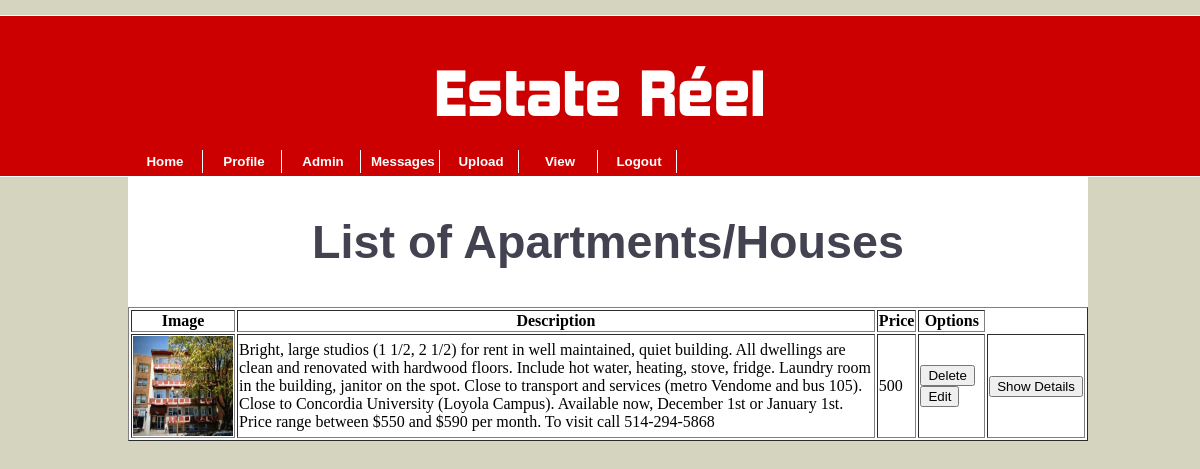
/displayApartments.php (signed in), run on the app's committed database.
### tables this page shows
CREATE TABLE IF NOT EXISTS `apartment_images` (
`image_id` int(5) NOT NULL,
  `dwelling_Id` int(6) NOT NULL,
  `file_name` varchar(200) NOT NULL,
  `file_size` varchar(200) NOT NULL,
  `file_type` varchar(200) NOT NULL
);

CREATE TABLE IF NOT EXISTS `dwellings` (
`dwelling_Id` int(6) NOT NULL,
  `address_id` int(4) NOT NULL,
  `user_id` int(6) NOT NULL,
  `type` varchar(255) DEFAULT NULL,
  `description` varchar(1000) DEFAULT NULL,
  `no_of_rooms` int(11) DEFAULT NULL,
  `no_of_bathrooms` int(11) DEFAULT NULL,
  `no_of_living_rooms` int(11) DEFAULT NULL,
  `price` int(11) DEFAULT NULL,
  `rangeType` varchar(50) DEFAULT NULL
);

### classes/databaseClass.php (called while the page is built, shortened)
<?php
	class Database{
		public $connection;
		public function createConnection(){
			$servername = "localhost";
			$username = "root";
			$password = "";
			$db = "PHP_database";
			$this->connection = new mysqli($servername, $username, $password, $db);
			$this->connection->set_charset("utf8");
			return $this->connection;
		}
		public function getResultSetAsArray($query){
			$rs = mysqli_query($this->createConnection(), $query) or die($this->connection->error);
			if($rs->num_rows > 0){
				$index = 0;
				while($row = $rs->fetch_assoc()){
					foreach ($row as $key => $value) {
						$arrayAsResult[$index][$key] = $value;
					}
					$index++;
				}
				return $arrayAsResult;
			}
			return null;
		}
	}
?>

### classes/loginClass.php (called while the page is built, shortened)
<?php
	class Login extends Database{
		public function getRangeType($username){
			$rangeTypeArray = $this->getSpecificUser($username);
			$type = "";
			for ($row=0; $row < count($rangeTypeArray); $row++) {
				$type = $rangeTypeArray[$row]['rangeType'];
			}
			return $type;
		}
		public function getSpecificUser($username){
			return parent::getResultSetAsArray("SELECT * FROM users WHERE username = '$username'");
		}
		public function getUserId(){
			$selectUserId = "SELECT user_id FROM users WHERE username = '" . $_SESSION['USERNAME'] . "'";
			$rs = mysqli_query(parent::createConnection(), $selectUserId);
			if ($rs->num_rows > 0) {
				while($row = $rs->fetch_assoc()) {
					$user_id = $row['user_id'];
				}
				return $user_id;
			}
			return null;
		}
	}
?>

### classes/productClass.php (called while the page is built, shortened)
<?php
	class Product extends Database{
		public function displayOwnerProducts($userId){
			$query = "SELECT * FROM dwellings INNER JOIN apartment_images
								 ON dwellings.dwelling_Id = apartment_images.dwelling_Id
							  WHERE dwellings.user_id = $userId
						   GROUP BY dwellings.dwelling_Id";
			return parent::getResultSetAsArray($query);
		}
	}
?>

### displayApartments.php (the view, shortened to what this page needs)
<html>
    <head>
         <link rel="stylesheet" type="text/css" href="CSS/mainLayout.css">
    </head>
<?php
	include('PreCode/header.php');
	$userId = $loginObj->getUserId();
?>
<?php
	$type = $loginObj->getRangeType($_SESSION['USERNAME']);
	$rs = $productObj->displayOwnerProducts($userId);
?>
	<h2>List of Apartments/Houses</h2>
	<table border="1" align="center">
		<tbody>
			<tr>
				<th>Image</th>
				<th>Description</th>
				<th>Price</th>
				<th>Options</th>
			</tr>
			<?php
				if (count($rs) > 0) {
					for($row = 0; $row < count($rs); $row++){
						echo "<tr>";
						echo "<td><img style='width:100px;height:100px;' src='apartment_images/" . $rs[$row]['file_name'] . "'/></td>" .
							 "<td>" . $rs[$row]['description'] . "</td>" .
							 "<td>" . $rs[$row]['price'] . "</td>";
			?>
						<form name="deleteApart" method="POST" action="">
							<td>
								<input name='delete' type='submit' value='Delete' />
								<input name='edit' type='submit' value='Edit' />
							</td>
						</form>
						<form name="showApart" method="GET" action="showDetails.php">
							<td>
								<input name='showDetail' type='submit' value='Show Details' />
							</td>
						</form>
			<?php
						echo "</tr>";
					}
				}
			?>
		</tbody>
	</table>
</body>
</html>

### CSS/mainLayout.css (style rules this page uses)
body { background-color: #D4D4BF; text-align: center; height: 100%; }
h2 { font-family: 'Gotham Book', Gotham-Book, sans-serif; font-weight: bold; color: #424250; font-size: 35pt; }

### data on the page
apartment_images: file_name (picture), dwelling_Id.description "Bright, large studios (1 1/2, 2 1/2) for rent in well maintained, quiet building. All dwellings are clean and renovated with hardwood floors. Include hot water, heating, stove, fridge. Laundry room in the building, janitor on the spot. Close to transport and services (metro Vendome and bus 105). Close to Concordia University (Loyola Campus). Available now, December 1st or January 1st. Price range between $550 and $590 per month. To visit call 514-294-5868", dwelling_Id.price "500"
